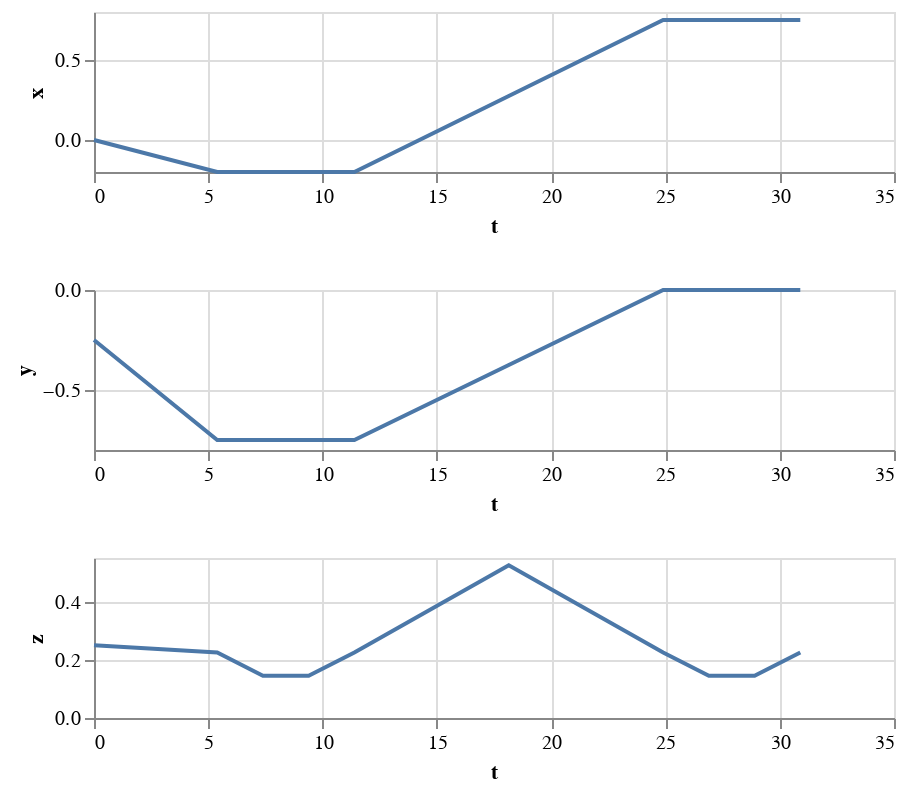

Notebook source saved alongside this figure:
### Markdown cell above
Now let's plot our trajectories.  `Altair` is a plotting library built on Pandas and Vega-lite (to support interactive graphics), which works well in Colab.  I aim to start using it more.  

<sup><sub>TODO(russt): Add mouseover interaction that publishes to meshcat, so that a cursor on this plot renders the corresponding pose.(Unfortunately, I don't believe I can link a callback to python with altair).</sub></sup>

### Code cell
data = dataframe(traj_p_G, traj_p_G.get_segment_times(), ['x','y','z'])
alt.vconcat(
  alt.Chart(data).mark_line().encode(x='t', y='x').properties(height=80),
  alt.Chart(data).mark_line().encode(x='t', y='y').properties(height=80),
  alt.Chart(data).mark_line().encode(x='t', y='z').properties(height=80),
)

### Figure 1 — Vega-Lite specification as saved in the notebook (floating-point values rounded to 4 significant figures)
{"config": {"view": {"continuousWidth": 400, "continuousHeight": 300}}, "vconcat": [{"mark": "line", "encoding": {"x": {"type": "quantitative", "field": "t"}, "y": {"type": "quantitative", "field": "x"}}, "height": 80}, {"mark": "line", "encoding": {"x": {"type": "quantitative", "field": "t"}, "y": {"type": "quantitative", "field": "y"}}, "height": 80}, {"mark": "line", "encoding": {"x": {"type": "quantitative", "field": "t"}, "y": {"type": "quantitative", "field": "z"}}, "height": 80}], "data": {"name": "data-45dca77eda300cd66b23ac5e79347372"}, "$schema": "https://vega.github.io/schema/vega-lite/v4.8.1.json", "datasets": {"data-45dca77eda300cd66b23ac5e79347372": [{"t": 0.0, "x": 0.0, "y": -0.25, "z": 0.25}, {"t": 5.391, "x": -0.2, "y": -0.75, "z": 0.225}, {"t": 7.391, "x": -0.2, "y": -0.75, "z": 0.145}, {"t": 9.391, "x": -0.2, "y": -0.75, "z": 0.145}, {"t": 11.39, "x": -0.2, "y": -0.75, "z": 0.225}, {"t": 18.15, "x": 0.275, "y": -0.375, "z": 0.525}, {"t": 24.9, "x": 0.75, "y": 0.0, "z": 0.225}, {"t": 26.9, "x": 0.75, "y": -4.499e-34, "z": 0.145}, {"t": 28.9, "x": 0.75, "y": -4.499e-34, "z": 0.145}, {"t": 30.9, "x": 0.75, "y": -7.499e-34, "z": 0.225}]}}
